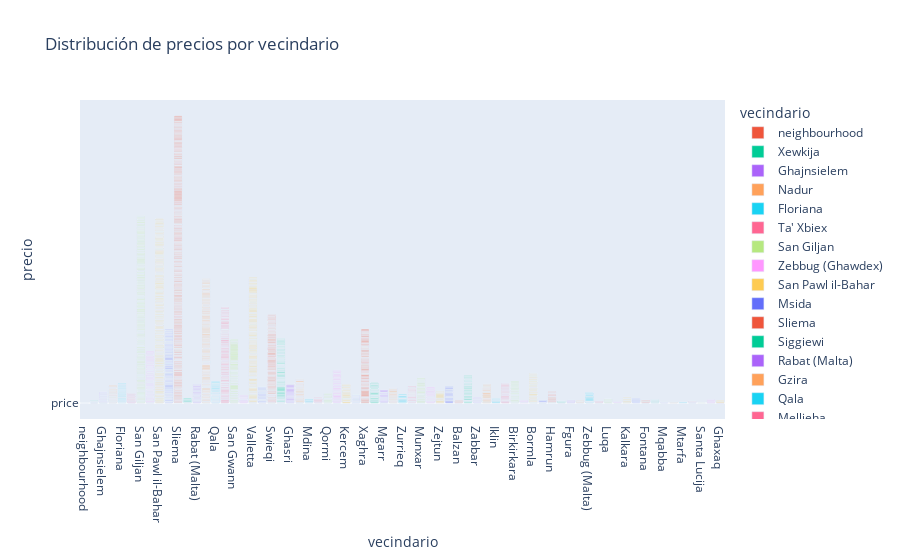

Write notebook code for a chart like this one.
### Markdown cell above
## Graficos

### Code cell
# gráfico de barras con colores
fig = px.bar(datos, x='vecindario', y='precio', color='vecindario', title='Distribución de precios por vecindario')

# Mostrar el gráfico
fig.show()
